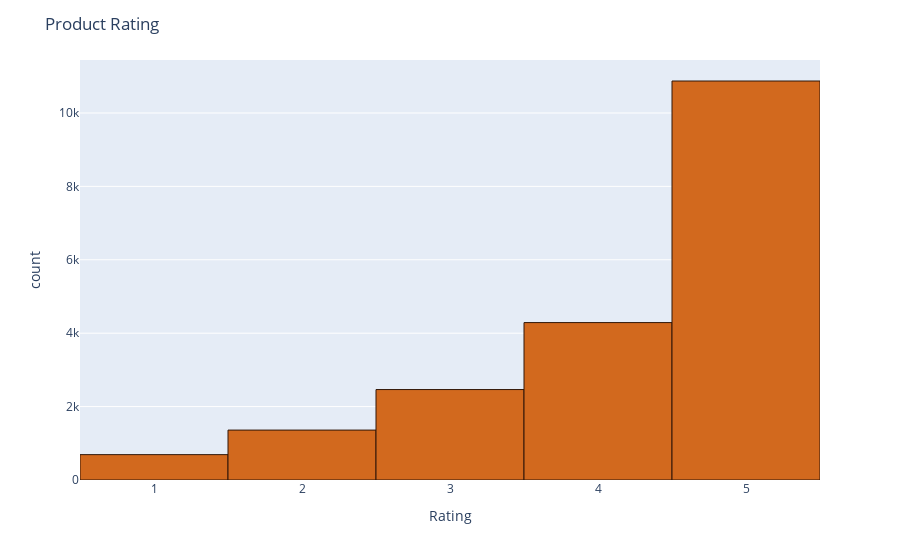

The notebook cell this image was saved under:
### Code cell
# Plot the histogram of rating



fig1 = px.histogram(df, x="Rating")
fig1.update_traces(marker_color="chocolate",marker_line_color='rgb(48,23,8)',
                  marker_line_width=1)
fig1.update_layout(title_text='Product Rating')
fig1.show()

### Figure 1 — Plotly figure (JSON) as saved in the notebook; plotly's stock layout.template omitted (floating-point values rounded to 4 significant figures; data arrays with more than 128 entries replaced by an {"elided": "..."} marker saying what was removed)
{"data": [{"alignmentgroup": "True", "bingroup": "x", "hovertemplate": "Rating=%{x}<br>count=%{y}<extra></extra>", "legendgroup": "", "marker": {"color": "chocolate", "line": {"color": "rgb(48,23,8)", "width": 1}, "pattern": {"shape": ""}}, "name": "", "offsetgroup": "", "orientation": "v", "showlegend": false, "type": "histogram", "x": {"elided": "19675 int values"}, "xaxis": "x", "yaxis": "y"}], "layout": {"barmode": "relative", "legend": {"tracegroupgap": 0}, "margin": {"t": 60}, "title": {"text": "Product Rating"}, "xaxis": {"anchor": "y", "domain": [0, 1], "title": {"text": "Rating"}}, "yaxis": {"anchor": "x", "domain": [0, 1], "title": {"text": "count"}}}}
